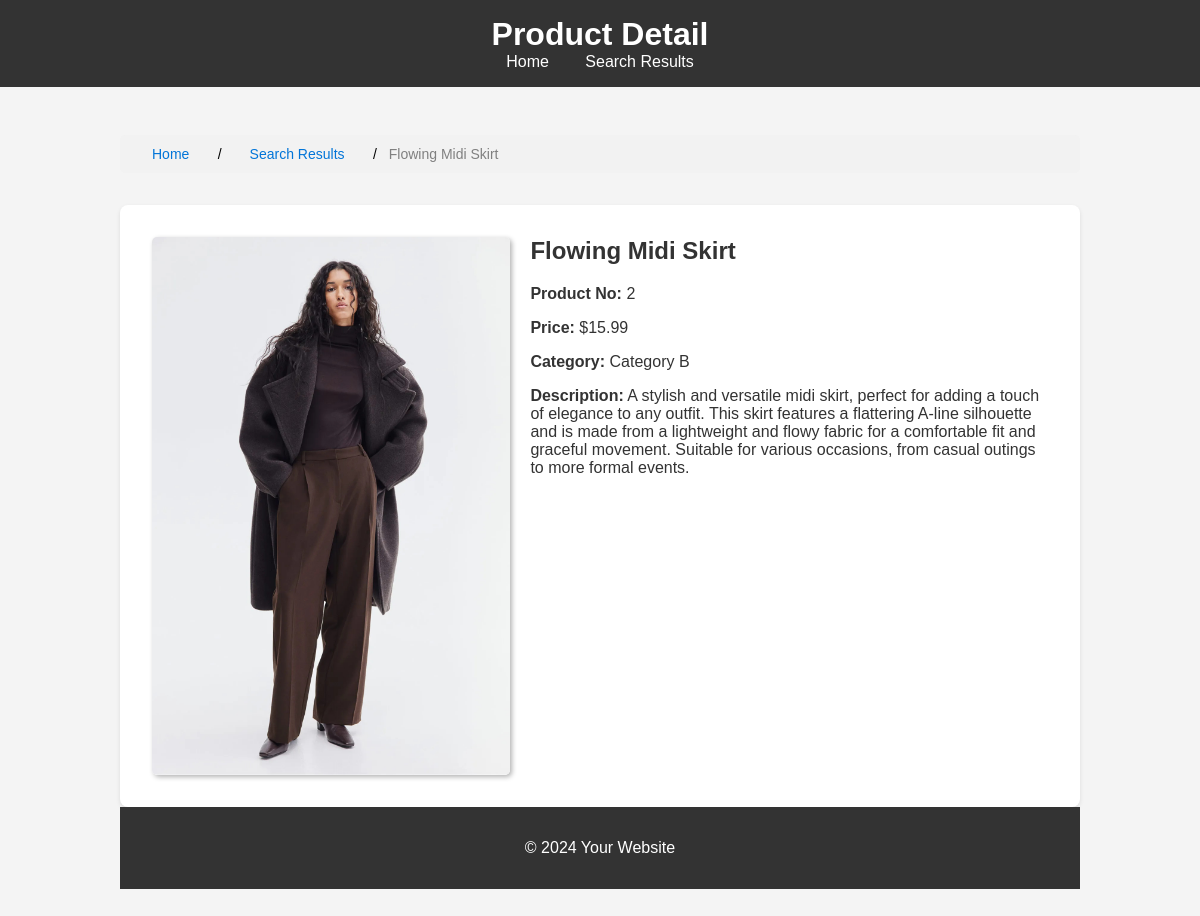
The app's page /product/2 with its own data.
### models.py (models this page shows, shortened)
class Product(db.Model):
    id = db.Column(db.Integer, primary_key=True)  # Otomatik artan birincil anahtar
    product_no = db.Column(db.String(50), unique=True, nullable=False)  # Ürün numarası
    product_name = db.Column(db.String(50), unique=True, nullable=False)  # Ürün numarası
    description = db.Column(db.String(255), nullable=False)  # Ürün açıklaması
    price = db.Column(db.Float, nullable=False)  # Ürün fiyatı
    image = db.Column(db.String(255), nullable=True)  # Ürün resmi (opsiyonel)
    category = db.Column(db.String(100), nullable=False)  # Ürün kategorisi

### app.py (the view)
@app.route('/product/<int:product_id>')
def product_detail(product_id):
    product = Product.query.get_or_404(product_id)  # Ürünü ID'ye göre al
    return render_template('product_detail.html', product=product)

### templates/product_detail.html (shortened to what this page needs)
<!DOCTYPE html>
<html lang="en">
<head>
    <link rel="stylesheet" href="{{ url_for('static', filename='css/style.css') }}">
</head>
<body>
    <header>
        <h1>Product Detail</h1>
        <nav>
            <a href="/">Home</a>
            <a href="/search">Search Results</a>
        </nav>
    </header>
    <main>
        <nav aria-label="breadcrumb">
            <ol class="breadcrumb">
                <li class="breadcrumb-item"><a href="/">Home</a></li>
                <li class="breadcrumb-item"><a href="/search">Search Results</a></li>
                <li class="breadcrumb-item active" aria-current="page">{{ product.product_name }}</li>
            </ol>
        </nav>
        <div class="product-detail">
            <img src="{{ url_for('static', filename='images/' + product.image) }}" alt="{{ product.description }}">
            <div>
                <h2>{{ product.product_name }}</h2>
                <p><strong>Product No:</strong> {{ product.product_no }}</p>
                <p><strong>Price:</strong> ${{ product.price }}</p>
                <p><strong>Category:</strong> {{ product.category }}</p>
                <p><strong> Description:</strong> {{ product.description }}</p>
            </div>
        </div>
        <footer>
            <p>&copy; 2024 Your Website</p>
        </footer>
    </main>
</body>
</html>

### static/css/style.css (style rules this page uses)
body { font-family: Arial, sans-serif; margin: 0; padding: 0; background-color: #f5f5f5; }
header { background-color: #007bff; color: white; padding: 1rem; text-align: center; }
header h1 { margin: 0; }

### templates/product_detail.html (style rules this page uses)
body { font-family: sans-serif; margin: 0; padding: 0; background-color: #f4f4f4; color: #333; }
header { background-color: #333; color: white; padding: 1rem 0; text-align: center; }
nav a { color: white; text-decoration: none; margin: 0 1rem; }
main { padding: 2rem; max-width: 960px; margin: 0 auto; }
.breadcrumb { background-color: #eee; padding: 0.5rem 1rem; margin-bottom: 2rem; list-style: none; padding: 10px 16px; list-style: none; background-color: #f2f2f2; border-radius: 5px; }
.breadcrumb li { display: inline; font-size: 14px; }
.breadcrumb li+li:before { padding: 8px; color: black; content: "/\00a0"; }
.breadcrumb li a { color: #0275d8; text-decoration: none; }
.breadcrumb .active { color: grey; }
.product-detail { background-color: white; padding: 2rem; border-radius: 8px; box-shadow: 0 2px 4px rgba(0, 0, 0, 0.1); display: flex; flex-wrap: wrap; gap: 20px; }
.product-detail img { max-width: 40%; height: auto; border-radius: 5px; box-shadow: 2px 2px 5px rgba(0,0,0,0.3); }
.product-detail div { flex: 1; }
.product-detail h2 { margin-top: 0; }
footer { background-color: #333; color: white; text-align: center; padding: 1rem 0; position: relative; bottom: 0; width: 100%; }

### records on screen
Product: product_name "Flowing Midi Skirt", image (picture), product_no "2", price "15.99", category "Category B", description "A stylish and versatile midi skirt, perfect for adding a touch of elegance to any outfit. This skirt features a flattering A-line silhouette and is made from a lightweight and flowy fabric for a comfortable fit and graceful movement. Suitable for various occasions, from casual outings to more formal events."
